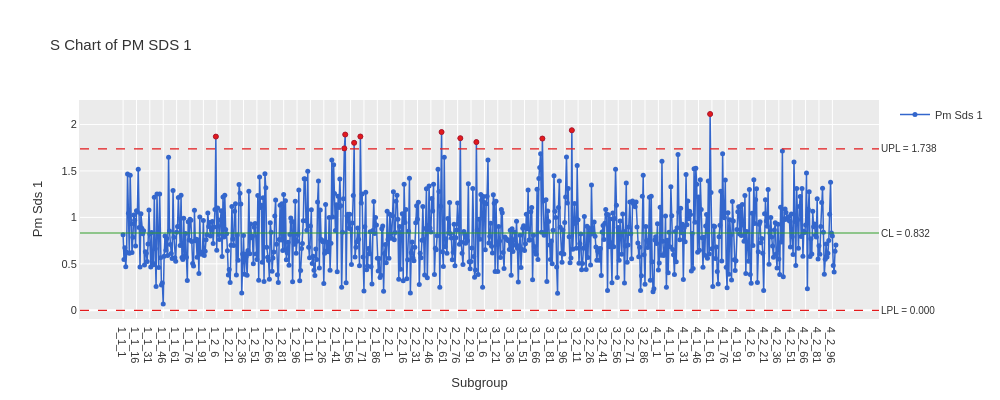

Here is the notebook cell this chart was saved with:
### Code cell
result_sds1.plot(chart='S', theme='ggplot').show()

### Figure 1 — Plotly figure (JSON) as saved in the notebook; plotly's stock layout.template omitted (floating-point values rounded to 4 significant figures; data arrays with more than 128 entries replaced by an {"elided": "..."} marker saying what was removed)
{"data": [{"hovertemplate": "%{x}<br>%{y:.3f}<extra></extra>", "line": {"color": "#3366CC", "width": 1.5}, "marker": {"color": "#3366CC", "size": 5}, "mode": "lines+markers", "name": "Pm Sds 1", "type": "scatter", "x": {"elided": "800 str values"}, "y": {"elided": "800 float values"}}, {"hovertemplate": "Beyond Limits<br>%{x}<br>%{y:.3f}<extra></extra>", "marker": {"color": "#E31A1C", "line": {"color": "#B2182B", "width": 1}, "size": 5, "symbol": "circle"}, "mode": "markers", "name": "Beyond Limits", "showlegend": false, "type": "scatter", "x": ["1_2_5", "2_1_49", "2_1_50", "2_1_60", "2_1_67", "2_2_58", "2_2_79", "2_2_97", "3_1_71", "3_2_4", "4_1_59"], "y": [1.87, 1.743, 1.892, 1.803, 1.871, 1.919, 1.853, 1.811, 1.849, 1.938, 2.113]}], "layout": {"annotations": [{"font": {"size": 10}, "showarrow": false, "text": "UPL = 1.738", "x": 1, "xanchor": "left", "xref": "x domain", "y": 1.738, "yanchor": "middle", "yref": "y"}, {"font": {"size": 10}, "showarrow": false, "text": "LPL = 0.000", "x": 1, "xanchor": "left", "xref": "x domain", "y": 0, "yanchor": "middle", "yref": "y"}, {"font": {"size": 10}, "showarrow": false, "text": "CL = 0.832", "x": 1, "xanchor": "left", "xref": "x domain", "y": 0.832, "yanchor": "middle", "yref": "y"}], "font": {"color": "#333333", "family": "sans-serif", "size": 11}, "height": 400, "hovermode": "x unified", "paper_bgcolor": "white", "plot_bgcolor": "#EBEBEB", "shapes": [{"line": {"color": "#E31A1C", "dash": "dash", "width": 1.2}, "type": "line", "x0": 0, "x1": 1, "xref": "x domain", "y0": 1.738, "y1": 1.738, "yref": "y"}, {"line": {"color": "#E31A1C", "dash": "dash", "width": 1.2}, "type": "line", "x0": 0, "x1": 1, "xref": "x domain", "y0": 0, "y1": 0, "yref": "y"}, {"line": {"color": "#33A02C", "width": 1.2}, "type": "line", "x0": 0, "x1": 1, "xref": "x domain", "y0": 0.832, "y1": 0.832, "yref": "y"}], "showlegend": true, "title": {"text": "S Chart of PM SDS 1"}, "width": 1000, "xaxis": {"gridcolor": "white", "gridwidth": 1, "linecolor": "#EBEBEB", "linewidth": 1, "showgrid": true, "showline": true, "title": {"text": "Subgroup"}}, "yaxis": {"gridcolor": "white", "gridwidth": 1, "linecolor": "#EBEBEB", "linewidth": 1, "showgrid": true, "showline": true, "title": {"text": "Pm Sds 1"}}}}
